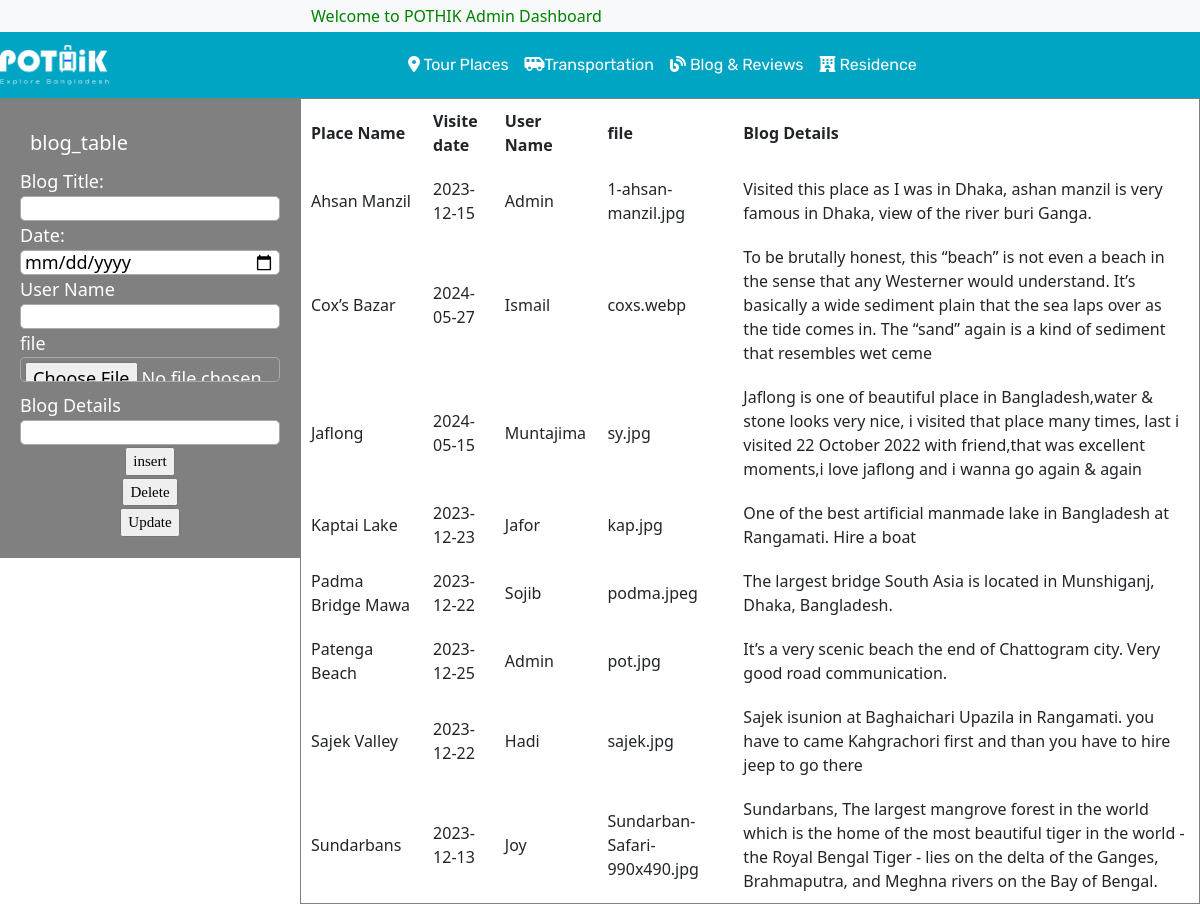
The app's page /_blogadmin.php, older data.
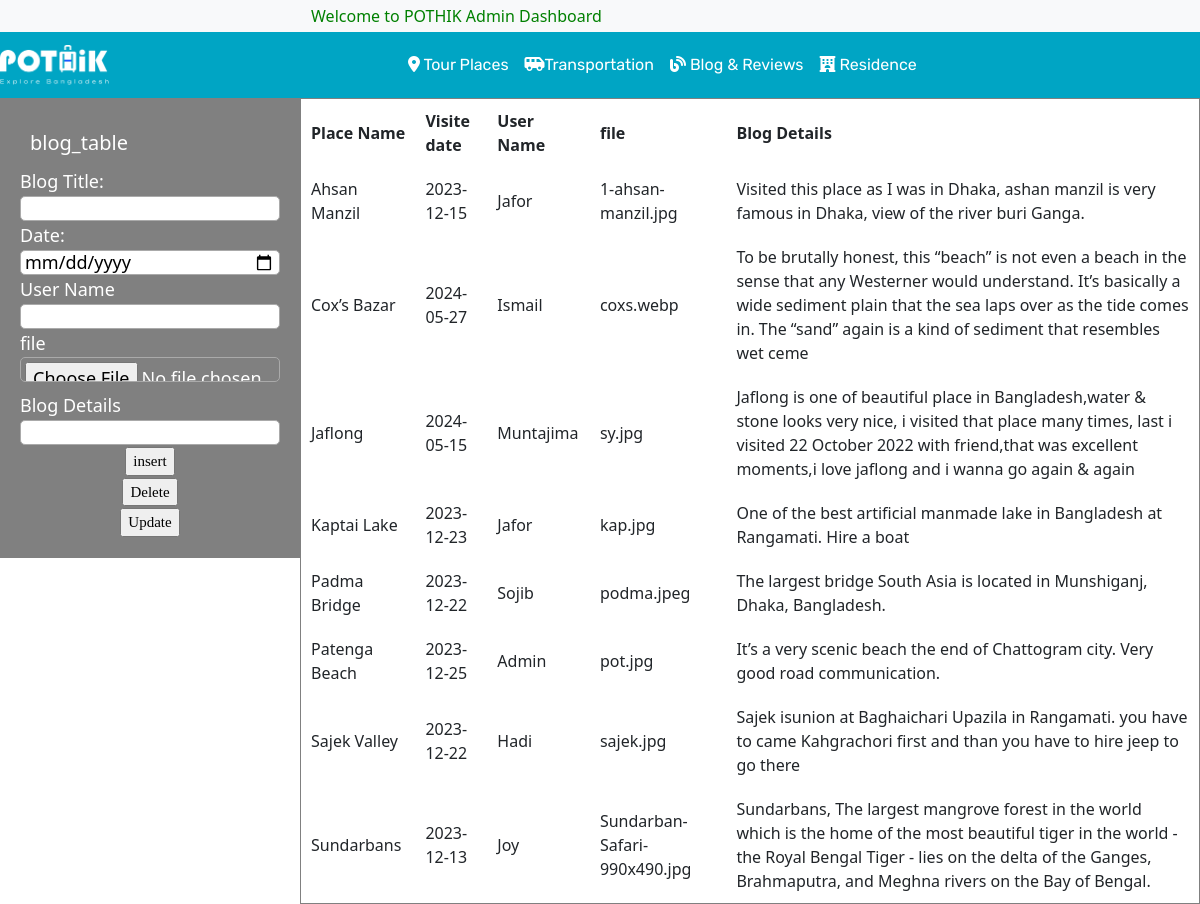
The same page, newer data.
### tables this page shows
CREATE TABLE `blog_table` (
  `topic_title` varchar(50) NOT NULL,
  `topic_date` varchar(15) NOT NULL,
  `name` varchar(20) NOT NULL,
  `duration` int(11) NOT NULL,
  `person` int(11) NOT NULL,
  `cost` int(11) NOT NULL,
  `image_filename` varchar(50) NOT NULL,
  `topic_para` varchar(250) NOT NULL
);

### _blogadmin.php (the view, shortened to what this page needs)
<?php
include("_admin.php");
?>
<link rel="stylesheet" href="style.css">
<div id="box1">
  <form method="post">
    <div style="font-size: 20px;margin: 10px;color: white;">blog_table</div>
    Blog Title: <br>
    <input id="text" type="text" name="blogtitle" required><br>
    Date:  <br>
    <input id="text" type="date" name="blogdate" ><br>
    User Name<br>
    <input id="text" type="text" name="name" ><br>
    file<br>
    <input id="text" type="file" name="uploadimage" ><br>
    Blog Details<br>
    <input id="text" type="text" name="blogpara" ><br>
      <div class="btn">
      <a>
        <input type="submit" value="insert" name="submit1">
      </a>
    </div>
    <div class="btn">
      <a>
        <input type="submit" value="Delete" name="submit2">
      </a>
    </div>
    <div class="btn">
      <a>
        <input type="submit" value="Update" name="submit3">
      </a>
    </div>
  </form>
</div>
<div>
  <table border="1" cellspacing="1" cellpadding="10">
    <tr>
      <th>Place Name</th>
      <th>Visite date</th>
      <th>User Name</th>
      <th>file</th>
      <th>Blog Details</th>
    </tr>
<?php
    $conn = mysqli_connect("localhost", "root", "", "travel");
$sql = "SELECT * FROM blog_table";
$result = $conn->query($sql);
if ($result->num_rows > 0) {
while($row = $result->fetch_assoc()) {
echo "<tr><td>" . $row["topic_title"]. "</td><td>" . $row["topic_date"] . "</td><td>"
. $row["name"]."</td><td>". $row["image_filename"]. "</td><td>"
. $row["topic_para"].  "</td></tr>";
}
echo "</table>";
} else { echo "0 results"; }
?>
</div>

Row changes from the older to the newer data that the page shows:
removed blog_table: topic_title "Padma Bridge Mawa", topic_date "2023-12-22", name "Sojib", image_filename "podma.jpeg", topic_para "The largest bridge South Asia is located in Munshiganj, Dhaka, Bangladesh."
changed blog_table "Ahsan Manzil": name "Admin" → "Jafor"
added blog_table: topic_title "Padma Bridge", topic_date "2023-12-22", name "Sojib", image_filename "podma.jpeg", topic_para "The largest bridge South Asia is located in Munshiganj, Dhaka, Bangladesh."
